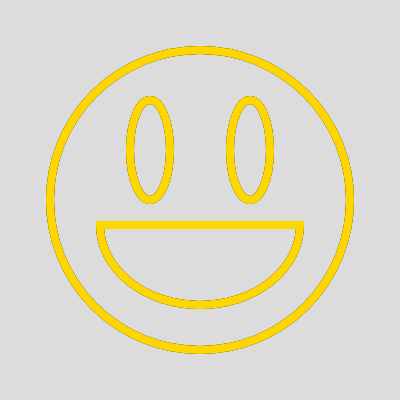
Frame 1 (no input)
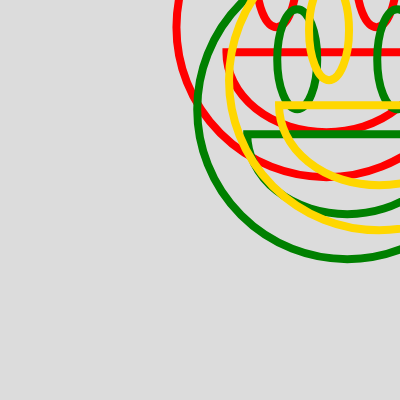
Frame 60 (no input)
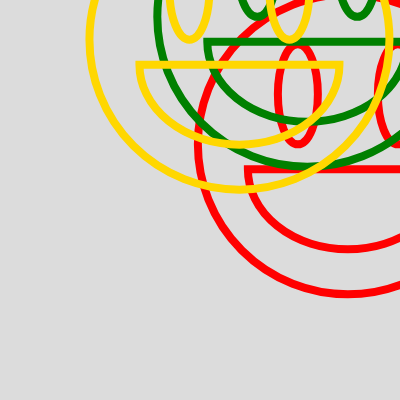
Frame 120 (the mouse pressed at the canvas centre since frame 60)

The p5.js sketch that drew these frames (run headless with seeded random() and noise() and a simulated clock; from frame 60 on, the mouse is pressed at the canvas centre):

// p5.js sketch
// ── sketch.js
// https://editor.p5js.org/jht9629-nyu/sketches/GwACPsRF1
// Wk06 bounce face array

// x position, x speed
let xp = [], xs = [];
// y position, y speed
let yp = [], ys = [];
// colors
let cc = ['red', 'green', 'gold'];

function setup() {
  createCanvas(400, 400);
  for (n = 0; n < 3; n++) {
    xp[n] = width / 2;
    xs[n] = random(-5,5);
    yp[n] = height / 2;
    ys[n] = random(-5,5);
  }
}

function draw() {
  background(220);
  
  for (let i = 0; i < xp.length; i++) {
    
    //circle(xp, yp, 30);
  
    drawFace(xp[i], yp[i], cc[i]);

    xp[i] += xs[i];
    yp[i] += ys[i];

    if (xp[i] < 0 || xp[i] > width) {
      xs[i] *= -1;
    }
    if (yp[i] < 0 || yp[i] > height) {
      ys[i] *= -1;
    }
  }
}

function drawFace(x, y, c) {
  // background(220);
  push();
  translate(x-200,y-200);
  stroke(c);
  strokeWeight(8);
  noFill();
  drawHead();
  drawEyes();
  drawMouth();
  pop();
}

function drawHead() {
  circle(200, 200, 300);
}

function drawEyes() {
  ellipse(150, 150, 40, 100);
  ellipse(250, 150, 40, 100);
}

function drawMouth() {
  arc(200, 225, 200, 160, 0, radians(180), CHORD);
}


// https://editor.p5js.org/jht9629-nyu/sketches/l9NB1R2I2
// Wk05 face funcs

// https://editor.p5js.org/jht9629-nyu/sketches/qlJQhnTzH
// Wk06 bounce face
